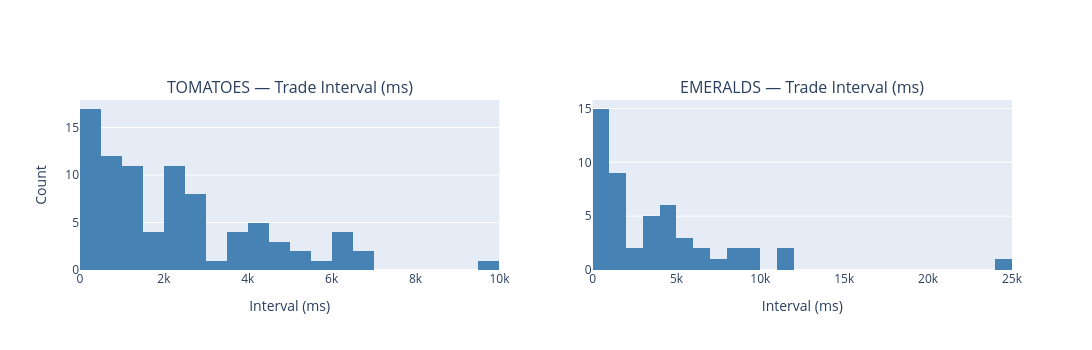

The notebook cell this image was saved under:
### Markdown cell above
## Step 6: 成交间隔 & 活跃度分析

观察我方成交的时间分布：是否均匀地参与了全天成交机会？空闲时段是否是因为没有机会还是策略遗漏？

### Code cell
# 成交间隔直方图（每产品）
fig = make_subplots(rows=1, cols=len(products),
                    subplot_titles=[f"{p} — Trade Interval (ms)" for p in products])

for i, product in enumerate(products, 1):
    pt = my_trades.filter(pl.col("product") == product).sort("timestamp")
    if pt.height < 2:
        continue
    intervals = pt["timestamp"].diff().drop_nulls().to_list()

    fig.add_trace(go.Histogram(
        x=intervals, nbinsx=40, marker_color="steelblue",
        name=product, showlegend=False,
    ), row=1, col=i)
    fig.update_xaxes(title_text="Interval (ms)", row=1, col=i)

    mean_iv = np.mean(intervals)
    median_iv = np.median(intervals)
    print(f"{product}: {len(intervals)} intervals, mean={mean_iv:.0f}ms, median={median_iv:.0f}ms, "
          f"max={max(intervals)}ms, max_gap_at_ts={pt['timestamp'].to_list()[np.argmax(intervals)+1]}")

fig.update_yaxes(title_text="Count", row=1, col=1)
fig.update_layout(height=350, width=1200)
fig.show()

### Figure 1 — Plotly figure (JSON) as saved in the notebook; plotly's stock layout.template omitted (floating-point values rounded to 4 significant figures)
{"data": [{"marker": {"color": "steelblue"}, "name": "TOMATOES", "nbinsx": 40, "showlegend": false, "type": "histogram", "x": [400, 600, 6300, 2700, 300, 1500, 100, 2600, 1400, 2600, 2000, 1200, 6300, 2600, 6500, 4300, 1400, 2300, 700, 2400, 400, 700, 6600, 600, 400, 5500, 300, 600, 400, 1100, 900, 6400, 3000, 4800, 800, 1800, 3900, 2000, 4800, 300, 5000, 300, 4000, 1400, 900, 2600, 1000, 5100, 4100, 2100, 1400, 4400, 1400, 4800, 900, 3700, 4200, 9900, 2200, 100, 900, 1300, 2200, 1200, 100, 2500, 1100, 100, 3600, 200, 2300, 800, 400, 2000, 2300, 400, 2600, 1700, 3500, 500, 100, 2100, 6100, 1600, 400, 2600], "xaxis": "x", "yaxis": "y"}, {"marker": {"color": "steelblue"}, "name": "EMERALDS", "nbinsx": 40, "showlegend": false, "type": "histogram", "x": [3200, 600, 2600, 11400, 5000, 1000, 100, 2400, 4500, 1600, 1600, 900, 500, 1200, 600, 7400, 5600, 800, 1600, 1300, 500, 200, 4200, 4800, 9000, 6300, 4800, 500, 3200, 3300, 6700, 700, 1800, 8000, 3900, 300, 24300, 600, 4600, 700, 1700, 0, 8500, 4500, 100, 1200, 11800, 3400, 5900, 9900], "xaxis": "x2", "yaxis": "y2"}], "layout": {"annotations": [{"font": {"size": 16}, "showarrow": false, "text": "TOMATOES — Trade Interval (ms)", "x": 0.225, "xanchor": "center", "xref": "paper", "y": 1, "yanchor": "bottom", "yref": "paper"}, {"font": {"size": 16}, "showarrow": false, "text": "EMERALDS — Trade Interval (ms)", "x": 0.775, "xanchor": "center", "xref": "paper", "y": 1, "yanchor": "bottom", "yref": "paper"}], "height": 350, "width": 1200, "xaxis": {"anchor": "y", "domain": [0, 0.45], "title": {"text": "Interval (ms)"}}, "xaxis2": {"anchor": "y2", "domain": [0.55, 1], "title": {"text": "Interval (ms)"}}, "yaxis": {"anchor": "x", "domain": [0, 1], "title": {"text": "Count"}}, "yaxis2": {"anchor": "x2", "domain": [0, 1]}}}
